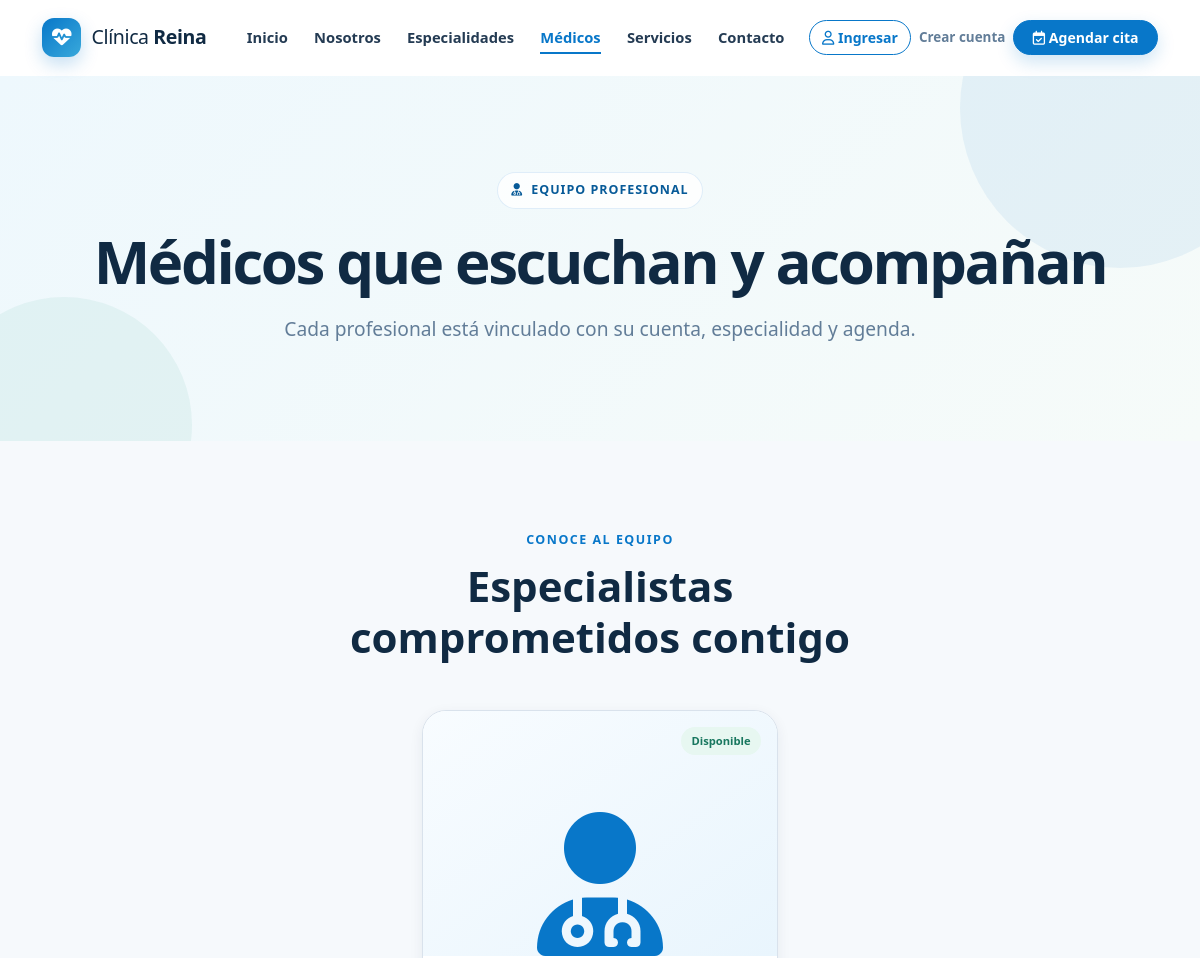
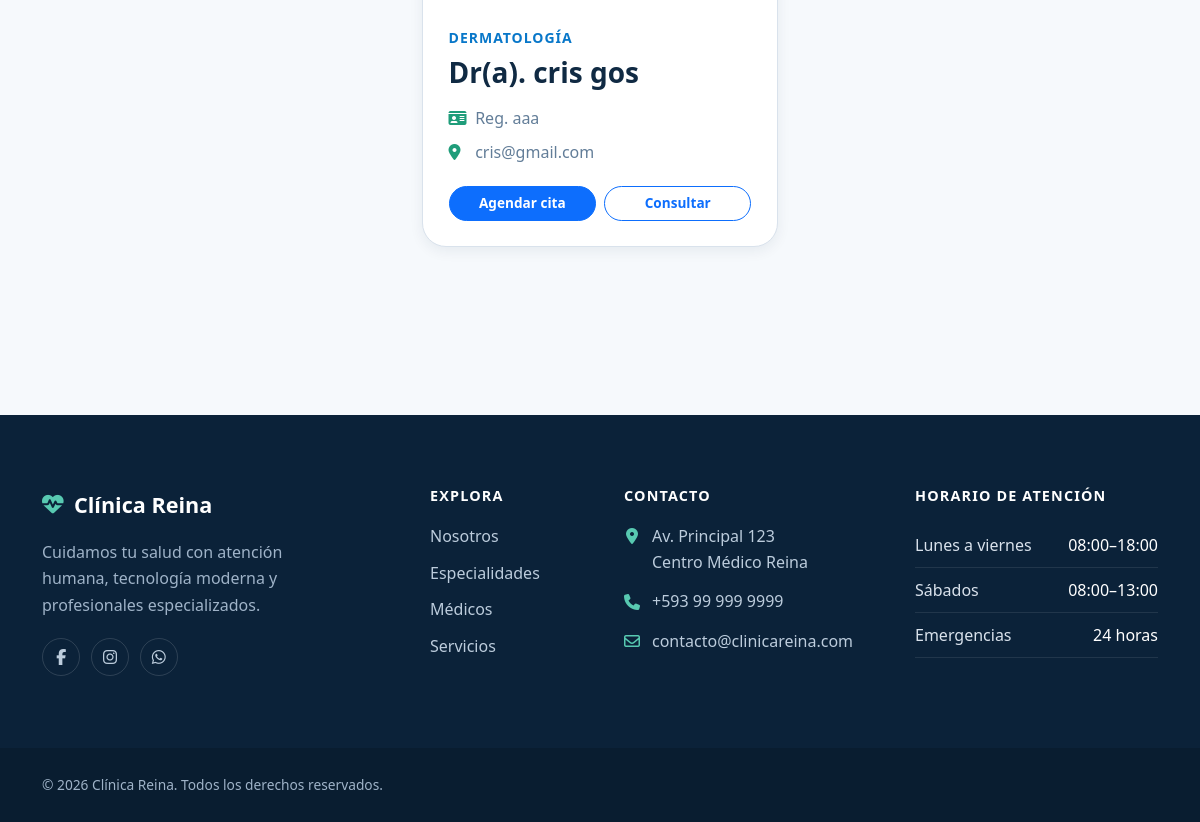
The page /medicos/ on the database its author committed (2 pictures, top to bottom).
### apps/medicos/models.py (models this page shows)
class Medico(models.Model):
    usuario = models.OneToOneField(
        settings.AUTH_USER_MODEL,
        on_delete=models.SET_NULL,
        null=True,
        blank=True,
        related_name="medico",
    )
    especialidad = models.ForeignKey(
        "especialidades.Especialidad", on_delete=models.PROTECT, related_name="medicos"
    )
    nombres = models.CharField(max_length=100)
    apellidos = models.CharField(max_length=100)
    registro_profesional = models.CharField(max_length=50, unique=True)
    foto = models.ImageField(upload_to="medicos/", blank=True, null=True)
    biografia = models.TextField(blank=True)
    consultorio = models.CharField(max_length=100, blank=True)
    duracion_consulta = models.PositiveSmallIntegerField(default=30, help_text="Minutos")
    activo = models.BooleanField(default=True)
    destacado = models.BooleanField(default=False)
    creado_en = models.DateTimeField(auto_now_add=True)
    class Meta:
        ordering = ("nombres", "apellidos")
        verbose_name = "Médico"
        verbose_name_plural = "Médicos"
    def __str__(self):
        return f"Dr(a). {self.nombres} {self.apellidos}"

### apps/especialidades/models.py (models this page shows, shortened)
class Especialidad(models.Model):
    nombre = models.CharField(
        max_length=100,
        unique=True,
        verbose_name="Nombre"
    )
    descripcion = models.TextField(
        verbose_name="Descripción",
        blank=True
    )
    imagen = models.ImageField(
        upload_to="especialidades/",
        blank=True,
        null=True,
        verbose_name="Imagen"
    )
    activo = models.BooleanField(
        default=True,
        verbose_name="Activo"
    )
    fecha_creacion = models.DateTimeField(
        auto_now_add=True
    )
    class Meta:
        verbose_name = "Especialidad"
        verbose_name_plural = "Especialidades"
        ordering = [
            "nombre"
        ]

### apps/pagina/views.py (the view)
# urls.py: path("medicos/", include("apps.medicos.urls")),
def medicos(request):
    return render(
        request,
        "pagina/medicos.html",
        {"medicos": Medico.objects.filter(activo=True).select_related("especialidad", "usuario")},
    )

### apps/usuarios/context_processors.py (called while the page is built, shortened)
def usuario_contexto(request):
    google_login_disponible = SocialApp.objects.filter(provider="google").exists()
    if not request.user.is_authenticated:
        return {"perfil_actual": None, "url_panel_usuario": None, "google_login_disponible": google_login_disponible}

### templates/pagina/medicos.html
{% extends "base.html" %}{% load static %}{% block title %}Médicos | Clínica Reina{% endblock %}{% block css %}<link rel="stylesheet" href="{% static 'css/medicos.css' %}">{% endblock %}
{% block content %}<section class="page-hero"><div class="container"><span class="page-hero__eyebrow" data-animate="fade-up"><i class="fa-solid fa-user-doctor"></i> Equipo profesional</span><h1 data-animate="fade-up" data-animate-delay="100">Médicos que escuchan y acompañan</h1><p data-animate="fade-up" data-animate-delay="200">Cada profesional está vinculado con su cuenta, especialidad y agenda.</p></div></section><section class="section-space medical-team"><div class="container"><header class="section-heading" data-animate="fade-up"><span class="section-heading__eyebrow">Conoce al equipo</span><h2>Especialistas comprometidos contigo</h2></header><div class="row g-4 justify-content-center">{% for medico in medicos %}<div class="col-md-6 col-lg-4" data-animate="fade-up" data-animate-delay="{% cycle '0' '100' '200' %}"><article class="physician-card"><div class="physician-card__avatar"><i class="fa-solid fa-user-doctor"></i><span>Disponible</span></div><div class="physician-card__body"><small>{{ medico.especialidad.nombre }}</small><h3>{{ medico }}</h3><p><i class="fa-solid fa-id-card"></i> Reg. {{ medico.registro_profesional }}</p><p><i class="fa-solid fa-location-dot"></i> {{ medico.consultorio|default:"Consulta presencial" }}</p><div><a href="{% url 'citas:agendar' %}?especialidad={{ medico.especialidad_id }}&medico={{ medico.pk }}" class="btn btn-primary">Agendar cita</a><a href="{% url 'pagina:contacto' %}" class="btn btn-outline-primary">Consultar</a></div></div></article></div>{% empty %}<div class="col-12"><div class="alert alert-info text-center">Todavía no hay médicos activos publicados.</div></div>{% endfor %}</div></div></section>{% endblock %}

### static/css/variables.css (style rules this page uses)
:root { --color-primary: #0877c9; --color-primary-dark: #075a98; --color-primary-soft: #e9f5fd; --color-secondary: #64748b; --color-success: #1f9d7a; --color-success-soft: #e7f7f1; --color-danger: #dc3545; --color-dark: #102a43; --color-background: #f6f9fc; --color-surface: #ffffff; --color-text: #243b53; --color-muted: #627d98; --color-border: #d9e2ec; --font-family: "Segoe UI", Roboto, "Helvetica Neue", Arial, sans-serif; --radius-sm: .5rem; --radius-md: 1rem; --radius-lg: 1.5rem; --radius-pill: 999px; --shadow-sm: 0 4px 14px rgb(16 42 67 / 7%); --shadow-md: 0 14px 36px rgb(16 42 67 / 12%); --shadow-lg: 0 24px 60px rgb(16 42 67 / 16%); --space-xs: .5rem; --space-sm: .75rem; --space-md: 1rem; --space-lg: 1.5rem; --space-xl: 2.5rem; --transition-fast: 180ms ease; --transition-normal: 320ms ease; --navbar-height: 76px; }

### static/css/base.css (style rules this page uses)
html { scroll-behavior: smooth; scroll-padding-top: calc(var(--navbar-height) + 1rem); }
body { min-height: 100vh; display: flex; flex-direction: column; margin: 0; overflow-x: hidden; color: var(--color-text); background: var(--color-background); font-family: var(--font-family); line-height: 1.65; text-rendering: optimizeLegibility; }
h1, h2, h3, h4, h5, h6 { color: var(--color-dark); font-weight: 700; line-height: 1.2; text-wrap: balance; }
p { text-wrap: pretty; }
a { color: var(--color-primary); text-decoration: none; transition: color var(--transition-fast); }
section { position: relative; }

### static/css/utilities.css (style rules this page uses)
.section-space { padding-block: clamp(3.5rem, 7vw, 7rem); }
.section-heading { max-width: 720px; margin-inline: auto; margin-bottom: clamp(2rem, 4vw, 3.5rem); text-align: center; }
.section-heading__eyebrow { display: inline-block; margin-bottom: .7rem; color: var(--color-primary); font-size: .78rem; font-weight: 800; letter-spacing: .12em; text-transform: uppercase; }
.section-heading h2 { margin-bottom: .9rem; font-size: clamp(1.8rem, 3.5vw, 2.75rem); }
.page-hero { overflow: hidden; padding-block: clamp(4rem, 8vw, 7rem); text-align: center; background: linear-gradient(135deg, #eef8fd, #f6fbf9); }
.page-hero::before, .page-hero::after { position: absolute; content: ""; border-radius: 50%; pointer-events: none; }
.page-hero::before { top: -8rem; right: -5rem; width: 20rem; height: 20rem; background: rgb(8 119 201 / 7%); }
.page-hero::after { bottom: -7rem; left: -4rem; width: 16rem; height: 16rem; background: rgb(31 157 122 / 7%); }
.page-hero .container { position: relative; z-index: 1; }
.page-hero__eyebrow { display: inline-flex; gap: .5rem; align-items: center; padding: .45rem .85rem; margin-bottom: 1rem; color: var(--color-primary-dark); background: rgb(255 255 255 / 80%); border: 1px solid rgb(8 119 201 / 12%); border-radius: var(--radius-pill); font-size: .78rem; font-weight: 800; letter-spacing: .08em; text-transform: uppercase; }
.page-hero h1 { margin-bottom: 1rem; font-size: clamp(2.35rem, 5vw, 4rem); letter-spacing: -.04em; }
.page-hero p { max-width: 700px; margin: 0 auto; color: var(--color-muted); font-size: clamp(1rem, 2vw, 1.2rem); }

### static/css/animations.css (style rules this page uses)
[data-animate] { opacity: 0; transition-property: opacity, transform; transition-duration: var(--animate-duration, 600ms); transition-delay: var(--animate-delay, 0ms); transition-timing-function: cubic-bezier(.2, .7, .2, 1); }
[data-animate="fade-up"] { transform: translateY(28px); }

### rows shown on the page
Medico: especialidad.nombre "DERMATOLOGÍA", nombres+apellidos "Dr(a). cris gos", registro_profesional "aaa", consultorio "cris@gmail.com"
